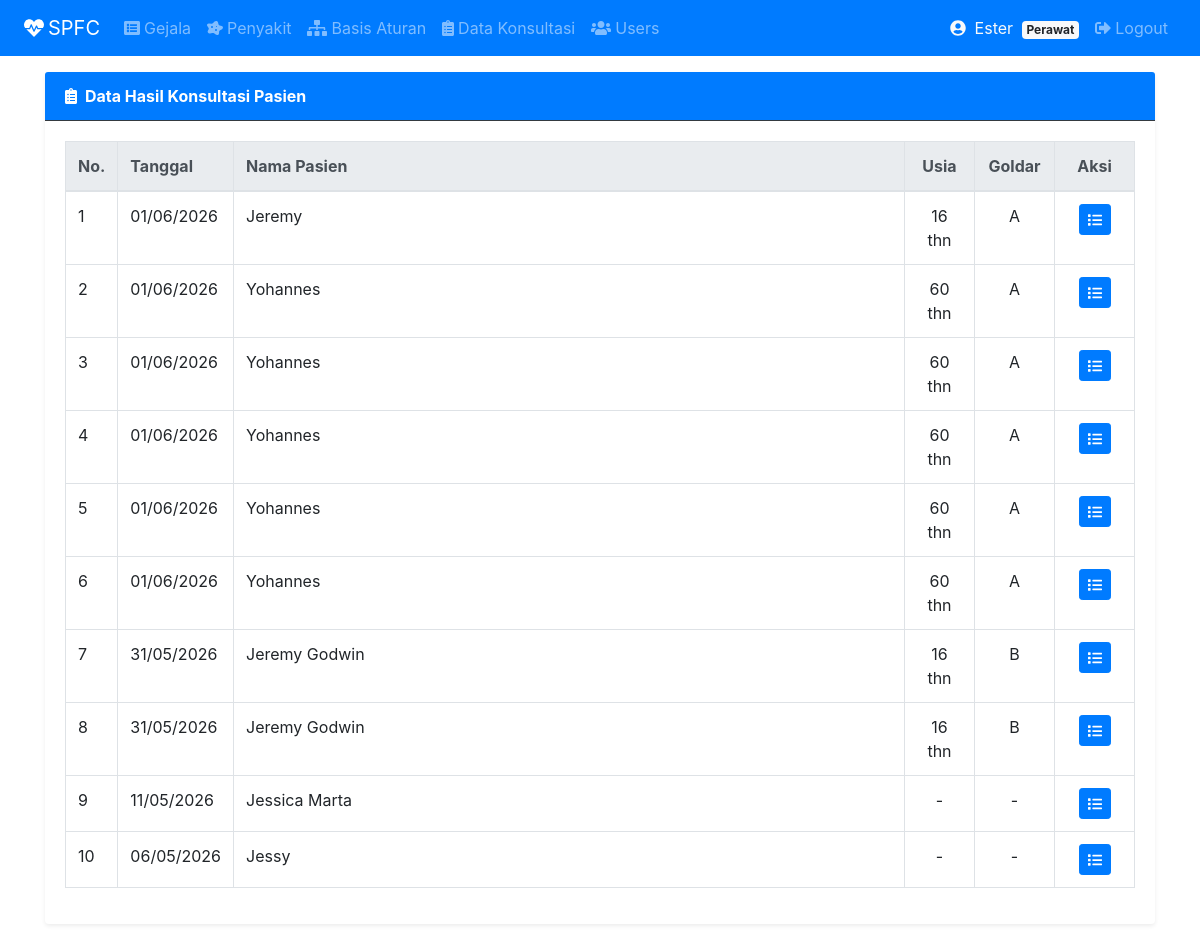
Page /index.php?page=konsultasiadm (signed in) on the earlier database version.
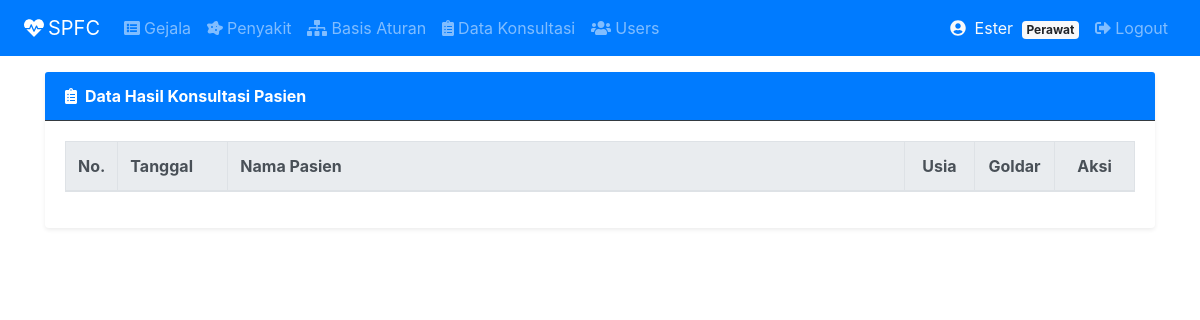
Same page on the later database version.
### tables this page shows
CREATE TABLE `konsultasi` (
  `idkonsultasi` int(11) NOT NULL,
  `idusers` int(11) NOT NULL DEFAULT 0,
  `tanggal` date NOT NULL,
  `nama` varchar(50) NOT NULL,
  `usia` int(3) NOT NULL DEFAULT 0,
  `alamat` varchar(200) NOT NULL DEFAULT '',
  `berat_badan` decimal(5,2) NOT NULL DEFAULT 0.00,
  `tinggi_badan` decimal(5,2) NOT NULL DEFAULT 0.00,
  `golongan_darah` varchar(3) NOT NULL DEFAULT ''
);

### tampil_konsultasiadm.php (the view, shortened to what this page needs)
<div class="card border-0 shadow-sm">
  <div class="card-header bg-primary text-white border-dark">
    <strong><i class="fas fa-clipboard-list mr-2"></i>Data Hasil Konsultasi Pasien</strong>
  </div>
  <div class="card-body">
    <table class="table table-bordered" id="myTable">
    <thead class="thead-light">
      <tr>
        <th width="50px">No.</th>
        <th width="110px">Tanggal</th>
        <th>Nama Pasien</th>
        <th width="70px" class="text-center">Usia</th>
        <th width="80px" class="text-center">Goldar</th>
        <th width="80px" class="text-center">Aksi</th>
      </tr>
    </thead>
    <tbody>
     <?php
        $no  = 1;
        $sql = "SELECT * FROM konsultasi ORDER BY tanggal DESC, idkonsultasi DESC";
        $result = $conn->query($sql);
        while($row = $result->fetch_assoc()) {
    ?>
        <tr>
            <td><?php echo $no++; ?></td>
            <td><?php echo date('d/m/Y', strtotime($row['tanggal'])); ?></td>
            <td><?php echo htmlspecialchars($row['nama']); ?></td>
            <td class="text-center"><?php echo isset($row['usia']) && $row['usia'] > 0 ? $row['usia'] . ' thn' : '-'; ?></td>
            <td class="text-center"><?php echo !empty($row['golongan_darah']) ? $row['golongan_darah'] : '-'; ?></td>
            <td class="text-center">
                <a class="btn btn-primary btn-sm"
                   href="?page=konsultasiadm&action=detail&id=<?php echo $row['idkonsultasi']; ?>">
                    <i class="fas fa-list"></i>
                </a>
            </td>
     </tr>
    <?php
     }
    ?>
   </tbody>
</table>
</div>
</div>

### index.php (shortened to what this page needs)
<?php
include "config.php";
?>
<!DOCTYPE html>
<html lang="id">
<head>
    <link rel="stylesheet" href="assets/css/bootstrap.min.css">
    <link rel="stylesheet" href="assets/css/datatables.min.css">
    <link rel="stylesheet" href="assets/css/all.css">
    <link rel="stylesheet" href="assets/css/bootstrap-chosen.css">
</head>
<body>
<nav class="navbar navbar-expand-sm bg-primary navbar-dark">
    <a class="navbar-brand ml-2" href="index.php">
        <i class="fas fa-heartbeat mr-1"></i>SPFC
    </a>
    <div class="collapse navbar-collapse" id="navbarMenu">
        <ul class="navbar-nav mr-auto">
            <?php if($_SESSION['role'] == "Perawat"): ?>
                <li class="nav-item">
                    <a class="nav-link" href="?page=gejala">
                        <i class="fas fa-list-alt mr-1"></i>Gejala
                    </a>
                </li>
                <li class="nav-item">
                    <a class="nav-link" href="?page=penyakit">
                        <i class="fas fa-disease mr-1"></i>Penyakit
                    </a>
                </li>
                <li class="nav-item">
                    <a class="nav-link" href="?page=aturan">
                        <i class="fas fa-sitemap mr-1"></i>Basis Aturan
                    </a>
                </li>
                <li class="nav-item">
                    <a class="nav-link" href="?page=konsultasiadm">
                        <i class="fas fa-clipboard-list mr-1"></i>Data Konsultasi
                    </a>
                </li>
                <li class="nav-item">
                    <a class="nav-link" href="?page=users">
                        <i class="fas fa-users mr-1"></i>Users
                    </a>
                </li>
            <?php endif; ?>
        </ul>
        <ul class="navbar-nav ml-auto mr-2">
            <li class="nav-item">
                <span class="nav-link text-light">
                    <i class="fas fa-user-circle mr-1"></i>
                    <?php echo htmlspecialchars($_SESSION['username']); ?>
                    <span class="badge badge-light ml-1"><?php echo $_SESSION['role']; ?></span>
                </span>
            </li>
            <li class="nav-item">
                <a class="nav-link" href="?page=logout">
                    <i class="fas fa-sign-out-alt mr-1"></i>Logout
                </a>
            </li>
        </ul>
    </div>
</nav>
<div class="container mt-3 mb-4">
    <?php
    $page   = isset($_GET['page'])   ? $_GET['page']   : "";
    $action = isset($_GET['action']) ? $_GET['action'] : "";
    if($page == ""){
        ?>
        <div class="jumbotron text-center mt-3" style="background: linear-gradient(135deg,#e8f4f8,#d6eaf8); border-radius:12px;">
            <h2 class="display-5 font-weight-bold text-primary">
                <i class="fas fa-heartbeat mr-2"></i>Selamat Datang
            </h2>
            <p class="lead">
                Halo, <strong><?php echo htmlspecialchars($_SESSION['username']); ?></strong>!
                Anda login sebagai <span class="badge badge-primary"><?php echo $_SESSION['role']; ?></span>
            </p>
            <hr>
            <h5 class="text-secondary">Sistem Pakar Diagnosa Awal Penyakit</h5>
            <p class="text-muted">Metode Forward Chaining — Klinik Pratama Bogor</p>
            <?php if($_SESSION['role'] == "Pasien"): ?>
            <a href="?page=konsultasi" class="btn btn-primary btn-lg mt-2">
                <i class="fas fa-notes-medical mr-2"></i>Mulai Konsultasi
            </a>
            <?php endif; ?>
        </div>
        <?php
    } elseif($page == "gejala" && $_SESSION['role'] == "Perawat"){
        if($action == "")           include "tampil_gejala.php";
        elseif($action == "tambah") include "tambah_gejala.php";
        elseif($action == "update") include "update_gejala.php";
        else                        include "hapus_gejala.php";
    } elseif($page == "penyakit" && $_SESSION['role'] == "Perawat"){
        if($action == "")           include "tampil_penyakit.php";
        elseif($action == "tambah") include "tambah_penyakit.php";
        elseif($action == "update") include "update_penyakit.php";
        else                        include "hapus_penyakit.php";
    } elseif($page == "konsultasiadm" && $_SESSION['role'] == "Perawat"){
        if($action == "") include "tampil_konsultasiadm.php";
        else              include "detail_konsultasiadm.php";
    } elseif($page == "users" && $_SESSION['role'] == "Perawat"){
        if($action == "")           include "tampil_users.php";
        elseif($action == "tambah") include "tambah_users.php";
        elseif($action == "update") include "update_users.php";
        else                        include "hapus_users.php";
    } elseif($page == "konsultasi" && $_SESSION['role'] == "Pasien"){
        if($action == "") include "tampil_konsultasi.php";
        else              include "hasil_konsultasi.php";
    } elseif($page == "riwayat" && $_SESSION['role'] == "Pasien"){
        include "riwayat_konsultasi.php";
    } elseif($page == "logout"){
        include "logout.php";
    } else {
        echo '<div class="alert alert-warning mt-3">
                <i class="fas fa-exclamation-triangle mr-2"></i>
                Halaman tidak ditemukan atau Anda tidak memiliki akses ke halaman ini.
              </div>';
    }
    ?>
</div>
</body>
</html>

### assets/css/all.css (style rules this page uses)
.fa-clipboard-list:before { content:"\f46d" }
.fa-disease:before { content:"\f7fa" }
.fa-heartbeat:before { content:"\f21e" }
.fa-list-alt:before { content:"\f022" }
.fa-sign-out-alt:before { content:"\f2f5" }
.fa-sitemap:before { content:"\f0e8" }
.fa-user-circle:before { content:"\f2bd" }
.fa-users:before { content:"\f0c0" }
.fa-list:before { content:"\f03a" }

Differences in the rows shown:
removed konsultasi: tanggal "01/06/2026", nama "Jeremy", usia "16", golongan_darah "A"
removed konsultasi: tanggal "01/06/2026", nama "Yohannes", usia "60", golongan_darah "A"
removed konsultasi: tanggal "01/06/2026", nama "Yohannes", usia "60", golongan_darah "A"
removed konsultasi: tanggal "01/06/2026", nama "Yohannes", usia "60", golongan_darah "A"
removed konsultasi: tanggal "01/06/2026", nama "Yohannes", usia "60", golongan_darah "A"
removed konsultasi: tanggal "01/06/2026", nama "Yohannes", usia "60", golongan_darah "A"
removed konsultasi: tanggal "31/05/2026", nama "Jeremy Godwin", usia "16", golongan_darah "B"
removed konsultasi: tanggal "31/05/2026", nama "Jeremy Godwin", usia "16", golongan_darah "B"
removed konsultasi: tanggal "11/05/2026", nama "Jessica Marta"
removed konsultasi: tanggal "06/05/2026", nama "Jessy"
